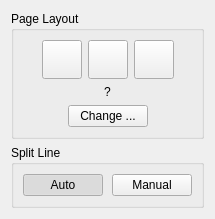
<?xml version="1.0" encoding="UTF-8"?>
<ui version="4.0">
 <class>PageSplitOptionsWidget</class>
 <widget class="QWidget" name="PageSplitOptionsWidget">
  <property name="geometry">
   <rect>
    <x>0</x>
    <y>0</y>
    <width>199</width>
    <height>219</height>
   </rect>
  </property>
  <property name="sizePolicy">
   <sizepolicy hsizetype="Ignored" vsizetype="Ignored">
    <horstretch>0</horstretch>
    <verstretch>0</verstretch>
   </sizepolicy>
  </property>
  <property name="windowTitle">
   <string>Form</string>
  </property>
  <layout class="QVBoxLayout" name="verticalLayout_3">
   <item>
    <widget class="QGroupBox" name="groupBox">
     <property name="title">
      <string>Page Layout</string>
     </property>
     <layout class="QVBoxLayout" name="verticalLayout">
      <item>
       <layout class="QHBoxLayout" name="horizontalLayout">
        <property name="sizeConstraint">
         <enum>QLayout::SetDefaultConstraint</enum>
        </property>
        <item>
         <spacer name="horizontalSpacer">
          <property name="orientation">
           <enum>Qt::Horizontal</enum>
          </property>
          <property name="sizeHint" stdset="0">
           <size>
            <width>1</width>
            <height>1</height>
           </size>
          </property>
         </spacer>
        </item>
        <item>
         <widget class="QToolButton" name="singlePageUncutBtn">
          <property name="icon">
           <iconset resource="../../../resources/resources.qrc">
            <normaloff>:/icons/single_page_uncut.png</normaloff>
            <normalon>:/icons/single_page_uncut_selected.png</normalon>:/icons/single_page_uncut.png</iconset>
          </property>
          <property name="iconSize">
           <size>
            <width>32</width>
            <height>32</height>
           </size>
          </property>
          <property name="checkable">
           <bool>true</bool>
          </property>
          <property name="checked">
           <bool>false</bool>
          </property>
          <property name="autoExclusive">
           <bool>true</bool>
          </property>
         </widget>
        </item>
        <item>
         <widget class="QToolButton" name="pagePlusOffcutBtn">
          <property name="icon">
           <iconset resource="../../../resources/resources.qrc">
            <normaloff>:/icons/right_page_plus_offcut.png</normaloff>
            <normalon>:/icons/right_page_plus_offcut_selected.png</normalon>:/icons/right_page_plus_offcut.png</iconset>
          </property>
          <property name="iconSize">
           <size>
            <width>32</width>
            <height>32</height>
           </size>
          </property>
          <property name="checkable">
           <bool>true</bool>
          </property>
          <property name="checked">
           <bool>false</bool>
          </property>
          <property name="autoExclusive">
           <bool>true</bool>
          </property>
         </widget>
        </item>
        <item>
         <widget class="QToolButton" name="twoPagesBtn">
          <property name="icon">
           <iconset resource="../../../resources/resources.qrc">
            <normaloff>:/icons/two_pages.png</normaloff>
            <normalon>:/icons/two_pages_selected.png</normalon>:/icons/two_pages.png</iconset>
          </property>
          <property name="iconSize">
           <size>
            <width>32</width>
            <height>32</height>
           </size>
          </property>
          <property name="checkable">
           <bool>true</bool>
          </property>
          <property name="autoExclusive">
           <bool>true</bool>
          </property>
         </widget>
        </item>
        <item>
         <spacer name="horizontalSpacer_2">
          <property name="orientation">
           <enum>Qt::Horizontal</enum>
          </property>
          <property name="sizeHint" stdset="0">
           <size>
            <width>1</width>
            <height>1</height>
           </size>
          </property>
         </spacer>
        </item>
       </layout>
      </item>
      <item>
       <widget class="QLabel" name="scopeLabel">
        <property name="text">
         <string>?</string>
        </property>
        <property name="alignment">
         <set>Qt::AlignCenter</set>
        </property>
       </widget>
      </item>
      <item>
       <layout class="QHBoxLayout">
        <item>
         <spacer>
          <property name="orientation">
           <enum>Qt::Horizontal</enum>
          </property>
          <property name="sizeHint" stdset="0">
           <size>
            <width>1</width>
            <height>1</height>
           </size>
          </property>
         </spacer>
        </item>
        <item>
         <widget class="QPushButton" name="changeBtn">
          <property name="text">
           <string>Change ...</string>
          </property>
         </widget>
        </item>
        <item>
         <spacer>
          <property name="orientation">
           <enum>Qt::Horizontal</enum>
          </property>
          <property name="sizeHint" stdset="0">
           <size>
            <width>1</width>
            <height>1</height>
           </size>
          </property>
         </spacer>
        </item>
       </layout>
      </item>
     </layout>
    </widget>
   </item>
   <item>
    <widget class="QGroupBox" name="splitLineGroup">
     <property name="title">
      <string>Split Line</string>
     </property>
     <layout class="QVBoxLayout" name="verticalLayout_2">
      <property name="spacing">
       <number>9</number>
      </property>
      <property name="leftMargin">
       <number>9</number>
      </property>
      <property name="topMargin">
       <number>9</number>
      </property>
      <item>
       <layout class="QHBoxLayout" name="horizontalLayout_3">
        <item>
         <widget class="QPushButton" name="autoBtn">
          <property name="text">
           <string>Auto</string>
          </property>
          <property name="checkable">
           <bool>true</bool>
          </property>
          <property name="checked">
           <bool>true</bool>
          </property>
          <property name="autoExclusive">
           <bool>true</bool>
          </property>
         </widget>
        </item>
        <item>
         <widget class="QPushButton" name="manualBtn">
          <property name="text">
           <string>Manual</string>
          </property>
          <property name="checkable">
           <bool>true</bool>
          </property>
          <property name="autoExclusive">
           <bool>true</bool>
          </property>
         </widget>
        </item>
       </layout>
      </item>
     </layout>
    </widget>
   </item>
   <item>
    <spacer name="verticalSpacer">
     <property name="orientation">
      <enum>Qt::Vertical</enum>
     </property>
     <property name="sizeHint" stdset="0">
      <size>
       <width>1</width>
       <height>1</height>
      </size>
     </property>
    </spacer>
   </item>
  </layout>
 </widget>
 <resources>
  <include location="../../../resources/resources.qrc"/>
 </resources>
 <connections/>
</ui>
